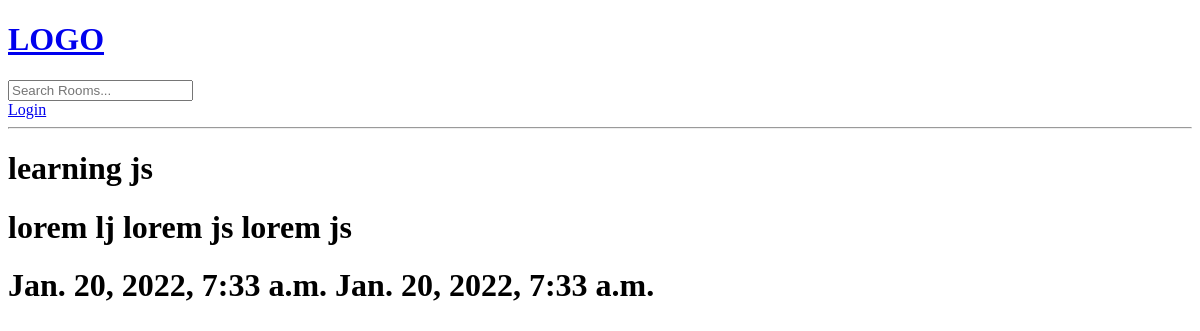
The app's page /room/2/, older data.
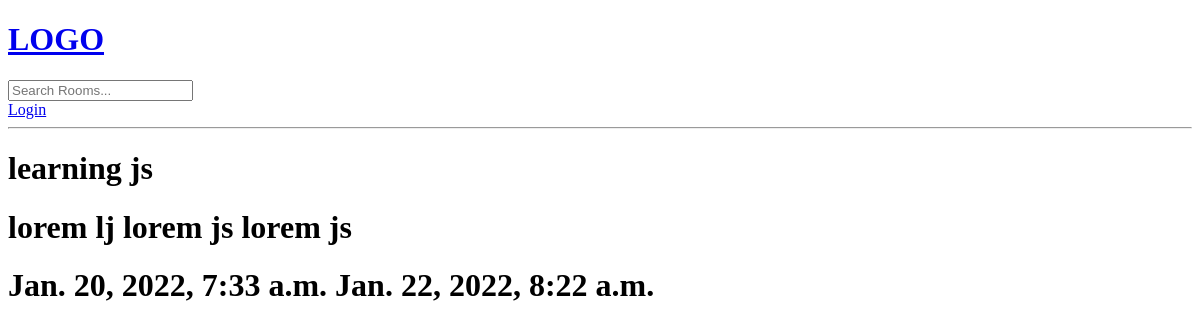
The same page, newer data.
### base/models.py (models this page shows, shortened)
class Room(models.Model): #id created by default
    host = models.ForeignKey(User, on_delete=models.SET_NULL, null = True)
    topic = models.ForeignKey(Topic, on_delete=models.SET_NULL, null = True) #Room can have only one topic
    name = models.CharField(max_length = 200)
    description = models.TextField(null = True, blank = True) #cannot be blank when set to false
    updated = models.DateTimeField(auto_now = True)
    created = models.DateTimeField(auto_now_add = True)
    class Meta: #order by which data is displayed
        ordering = ['-updated', '-created']

### base/views.py (the view)
# urls.py: path('room/<str:pk>/', views.room, name='room'),
def room(request, pk):
    room = Room.objects.get(id=pk)
    context = {'room': room}
    return render(request, 'base/room.html', context)

### base/templates/base/room.html
{% extends 'main.html' %}
{% block content%}
<h1>{{room.name}}</h1>
<h1>{{room.description}}</h1>
<h1>{{room.created}}  {{room.updated}}</h1>
{% endblock %}

Row changes from the older to the newer data that the page shows:
changed Room "learning js": updated "Jan. 20, 2022, 7:33 a.m." → "Jan. 22, 2022, 8:22 a.m."
